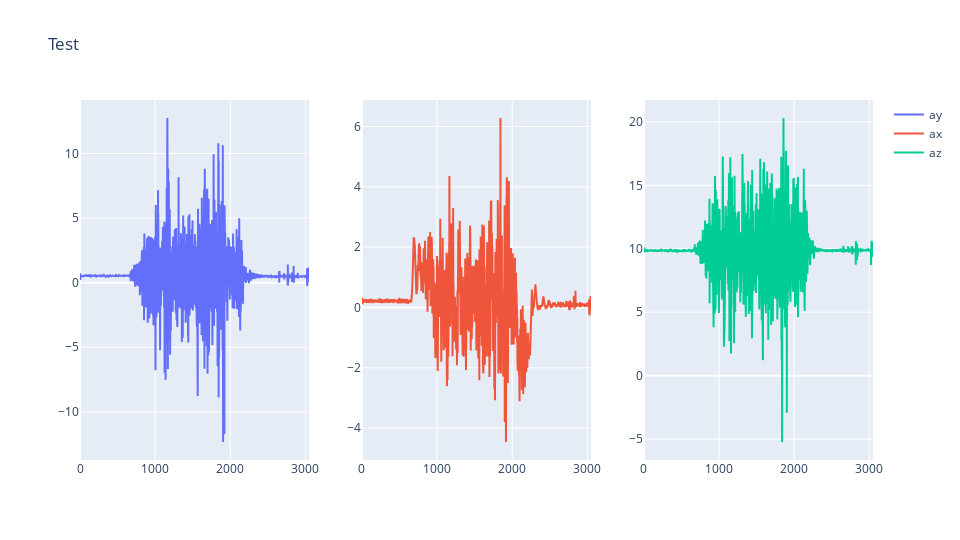

The cell this chart's notebook holds for it:
### Code cell
data = pd.read_csv(os.path.join(DATA_FOLDER, "DATA40.txt"), sep=SEPARATOR, header=1, names=["ay", "ax", "az"])
tripleGraph(data)

### Figure 1 — Plotly figure (JSON) as saved in the notebook; plotly's stock layout.template omitted (floating-point values rounded to 4 significant figures; data arrays with more than 128 entries replaced by an {"elided": "..."} marker saying what was removed)
{"data": [{"name": "ay", "type": "scatter", "x": {"elided": "3051 int values"}, "xaxis": "x", "y": {"elided": "3051 float values"}, "yaxis": "y"}, {"name": "ax", "type": "scatter", "x": {"elided": "3051 int values"}, "xaxis": "x2", "y": {"elided": "3051 float values"}, "yaxis": "y2"}, {"name": "az", "type": "scatter", "x": {"elided": "3051 int values"}, "xaxis": "x3", "y": {"elided": "3051 float values"}, "yaxis": "y3"}], "layout": {"height": 540, "title": {"text": "Test"}, "width": 960, "xaxis": {"anchor": "y", "domain": [0, 0.2889]}, "xaxis2": {"anchor": "y2", "domain": [0.3556, 0.6444]}, "xaxis3": {"anchor": "y3", "domain": [0.7111, 1]}, "yaxis": {"anchor": "x", "domain": [0, 1]}, "yaxis2": {"anchor": "x2", "domain": [0, 1]}, "yaxis3": {"anchor": "x3", "domain": [0, 1]}}}
